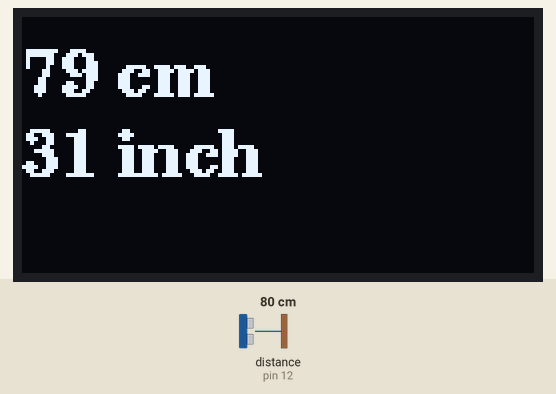
Simulated run of this sketch. Board: Arduino Uno, built with avr-gcc and run on an emulated ATmega328P. On the bench: 128×64 one-colour display. Wiring (inferred from the names in the program): ultrasonic range finder: trigger pin 11; echo pin 12. The inputs (shaded band) are chosen by the test bench; at power-on: distance to the obstacle (sensor on pin 12) 80 cm. The echo pulse lasts 58.3 µs per cm; what the sketch prints to the serial monitor is not drawn.

Above: at 1.2 s.
1.3 s: distance to the obstacle (sensor on pin 12) set to 60 cm
At 2.3 s:
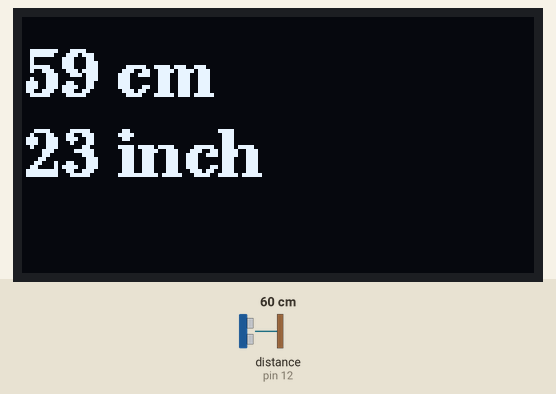
3.9 s: distance to the obstacle (sensor on pin 12) set to 2 cm
At 5.8 s:
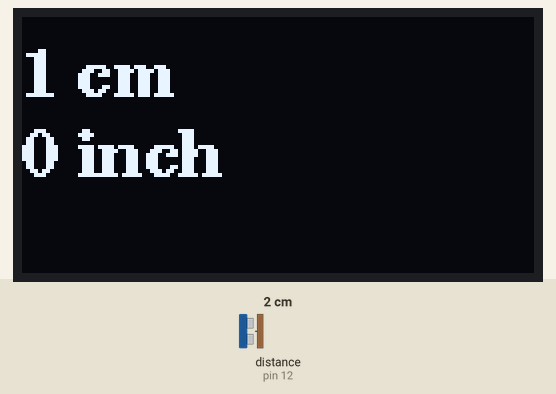
6.1 s: distance to the obstacle (sensor on pin 12) set to 18 cm
At 7.8 s:
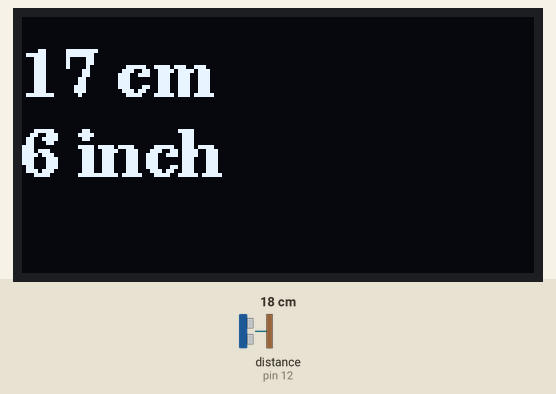
8.1 s: distance to the obstacle (sensor on pin 12) set to 250 cm
At 9.0 s:
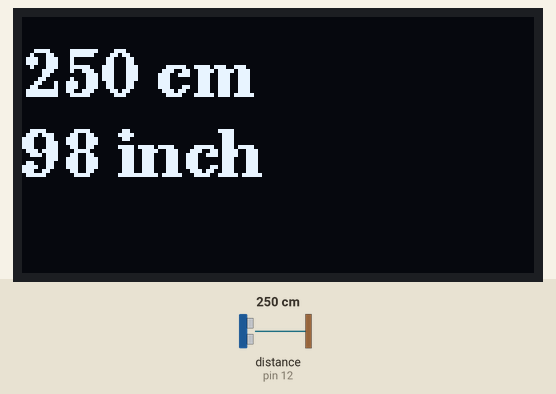
Timing chart, 0 to 11.0 s (numbered marks = the images above; inputs shaded):
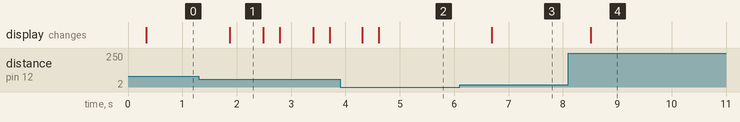

The sketch:

OLED_Distance.ino
```cpp
#include <Arduino.h>
#include <U8g2lib.h>

#ifdef U8X8_HAVE_HW_SPI
#include <SPI.h>
#endif
#ifdef U8X8_HAVE_HW_I2C
#include <Wire.h>
#endif

U8G2_SSD1306_128X64_NONAME_F_HW_I2C u8g2(U8G2_R0, /* reset=*/ U8X8_PIN_NONE);
int trigPin = 11;    // Trigger
int echoPin = 12;    // Echo
long duration, cm, inches;

void setup() {
  //Serial Port begin
  Serial.begin (9600);
  //Define inputs and outputs
  pinMode(trigPin, OUTPUT);
  pinMode(echoPin, INPUT);
  u8g2.begin();
  u8g2.clearBuffer();          // clear the internal memory
  u8g2.setFont(u8g2_font_ncenB12_tr); // choose a suitable font
}
void getDistance() {
  // The sensor is triggered by a HIGH pulse of 10 or more microseconds.
  // Give a short LOW pulse beforehand to ensure a clean HIGH pulse:
  digitalWrite(trigPin, LOW);
  delayMicroseconds(5);
  digitalWrite(trigPin, HIGH);
  delayMicroseconds(10);
  digitalWrite(trigPin, LOW);

  // Read the signal from the sensor: a HIGH pulse whose
  // duration is the time (in microseconds) from the sending
  // of the ping to the reception of its echo off of an object.
  pinMode(echoPin, INPUT);
  duration = pulseIn(echoPin, HIGH);

  // Convert the time into a distance
  cm = (duration / 2) / 29.1;   // Divide by 29.1 or multiply by 0.0343
  inches = (duration / 2) / 74; // Divide by 74 or multiply by 0.0135

  Serial.print(inches);
  Serial.print("in, ");
  Serial.print(cm);
  Serial.print("cm");
  Serial.println();
}
void displayDistance() {

  String centimeter = ""; centimeter += cm; centimeter += " cm";
  String inch = ""; inch += inches; inch += " inch";
  char *x = centimeter.c_str();
  char *y = inch.c_str();
  u8g2.drawStr(0, 20, x);
  u8g2.drawStr(0, 40, y);
  u8g2.sendBuffer();


}
void loop() {
  getDistance();
  delay(250);
  displayDistance();
  u8g2.clearBuffer();
}
```

Measured:
- after the input at 1.3 s, the display: changes after 0.57 s (image 1)
- after the input at 3.9 s, the display: first changes after 0.41 s (image 2 shows a later state)
- after the input at 6.1 s, the display: changes after 0.59 s (image 3)
- after the input at 8.1 s, the display: changes after 0.41 s (image 4)
- what the display in image 1 shows lasts 0.6 s, from 1.9 s to 2.5 s
